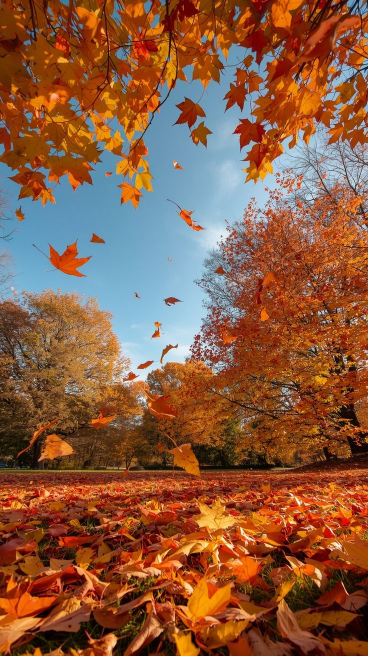
#> input picture Images/autumn.jpg, 736 x 1311 px (shown at 1/2 size)
$ python -i vision.py   (imports and definitions only)
#> lines starting #> are read from the running program, lines starting #| are printed output that depends on the picture
import cv2
import numpy as np
from PIL import Image
from sklearn.cluster import KMeans
from dataclasses import dataclass


@dataclass
class ColorPalette:
    colors_hsv: np.ndarray
    colors_hex: list[str]
    weights: np.ndarray
    dominant: np.ndarray


def load_image(path: str, max_dim: int = 300) -> np.ndarray:
#> called with path = 'Images/autumn.jpg', max_dim = 300
    img = cv2.imread(path)
#> img is the input picture: shape (1311, 736, 3); mean B, G, R 63.6, 90.4, 138.2
    if img is None:
        pil = Image.open(path).convert("RGB")
        img = cv2.cvtColor(np.array(pil), cv2.COLOR_RGB2BGR)
    h, w = img.shape[:2]
#> h = 1311; w = 736
    scale = max_dim / max(h, w)
#> scale = 0.229
    if scale < 1.0:
        img = cv2.resize(img, (int(w * scale), int(h * scale)), interpolation=cv2.INTER_AREA)
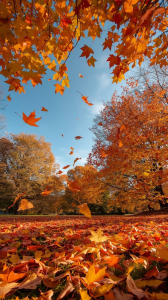
#> img: shape (300, 168, 3); mean B, G, R 63.6, 90.4, 138.2
    return img


def extract_palette(image_path: str, k: int = 5) -> ColorPalette:
    img_bgr = load_image(image_path)
    img_hsv = cv2.cvtColor(img_bgr, cv2.COLOR_BGR2HSV)
#> img_hsv: shape (300, 168, 3); mean H, S, V 32.1, 176.9, 151.5

    pixels = img_hsv.reshape(-1, 3).astype(np.float32)
    pixels_norm = pixels / np.array([179.0, 255.0, 255.0])

    kmeans = KMeans(n_clusters=k, n_init=10, random_state=42)
    labels = kmeans.fit_predict(pixels_norm)

    centers = kmeans.cluster_centers_
    counts = np.bincount(labels, minlength=k).astype(float)
#> counts = [17841, 11142, 7207, 8924, 5286]
    weights = counts / counts.sum()
#> weights = [0.354, 0.221, 0.143, 0.177, 0.105]

    order = np.argsort(-weights)
#> order = [0, 1, 3, 2, 4]
    centers = centers[order]
#> centers = [[0.0555, 0.88, 0.536], [0.598, 0.327, 0.742], [0.0697, 0.848, 0.796], [0.0613, 0.804, 0.274], [0.0585, 0.432, 0.575]]
    weights = weights[order]
#> weights = [0.354, 0.221, 0.177, 0.143, 0.105]

    dominant = np.average(centers, axis=0, weights=weights)
#> dominant = [0.179, 0.694, 0.594]

    hex_codes = []
    for c in centers:
        hsv_cv = (c * np.array([179.0, 255.0, 255.0])).astype(np.uint8)
        rgb = cv2.cvtColor(np.array([[hsv_cv]], dtype=np.uint8), cv2.COLOR_HSV2RGB)[0][0]
        hex_codes.append("#{:02X}{:02X}{:02X}".format(*rgb))
#> this loop made 5 passes
#> (c, hsv_cv, rgb) on passes 1 to 5: ([0.0555, 0.88, 0.536], [9, 224, 136], [136, 52, 17]), ([0.598, 0.327, 0.742], [107, 83, 189], [127, 154, 189]), ([0.0697, 0.848, 0.796], [12, 216, 203], [203, 100, 31]), ([0.0613, 0.804, 0.274], [10, 204, 69], [69, 32, 14]), ([0.0585, 0.432, 0.575], [10, 110, 146], [146, 104, 83])
#> after the loop, hex_codes = ['#883411', '#7F9ABD', '#CB641F', '#45200E', '#926853']

    return ColorPalette(
        colors_hsv=centers,
        colors_hex=hex_codes,
        weights=weights,
        dominant=dominant,
    )

>>> result = extract_palette('Images/autumn.jpg')

$ run again, on Images/rainy_day.jpg
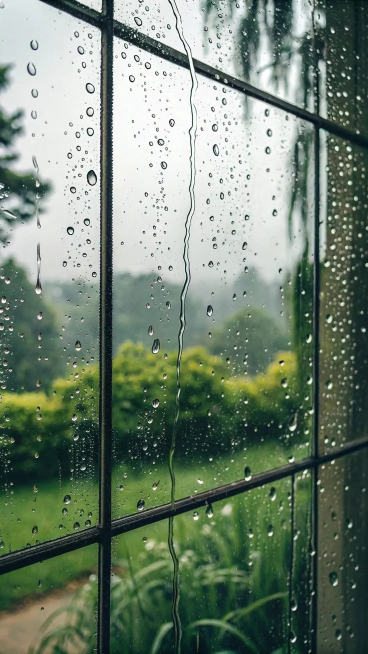
#> input picture Images/rainy_day.jpg, 736 x 1308 px (shown at 1/2 size)
#> in load_image, img is the input picture: shape (1308, 736, 3); mean B, G, R 113, 130, 113.1
#> in load_image, `img = cv2.resize(img, (int(w * scale), int(h * scale)), interpolation=..`:
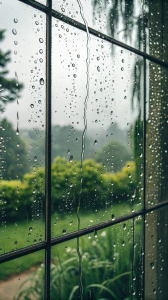
#> img: shape (300, 168, 3); mean B, G, R 113, 130, 113.1
#> img_hsv: shape (300, 168, 3); mean H, S, V 66.1, 71.1, 130.4
#> counts = [10884, 13416, 10002, 8860, 7238]
#> in extract_palette, `weights = counts / counts.sum()`: weights = [0.216, 0.266, 0.198, 0.176, 0.144]
#> order = [1, 0, 2, 3, 4]
#> centers = [[0.366, 0.022, 0.902], [0.367, 0.277, 0.312], [0.464, 0.566, 0.183], [0.246, 0.468, 0.481], [0.398, 0.128, 0.581]]
#> in extract_palette, `weights = weights[order]`: weights = [0.266, 0.216, 0.198, 0.176, 0.144]
#> dominant = [0.369, 0.279, 0.512]
#> the loop in extract_palette, `for c in centers:` made 5 passes
#> (c, hsv_cv, rgb) on passes 1 to 5: ([0.366, 0.022, 0.902], [65, 5, 230], [225, 230, 226]), ([0.367, 0.277, 0.312], [65, 70, 79], [57, 79, 61]), ([0.464, 0.566, 0.183], [83, 144, 46], [20, 46, 40]), ([0.246, 0.468, 0.481], [44, 119, 122], [95, 122, 65]), ([0.398, 0.128, 0.581], [71, 32, 148], [129, 148, 136])
#> after the loop in extract_palette, `for c in centers:`: hex_codes = ['#E1E6E2', '#394F3D', '#142E28', '#5F7A41', '#819488']

$ run again, on Images/swag.jpg
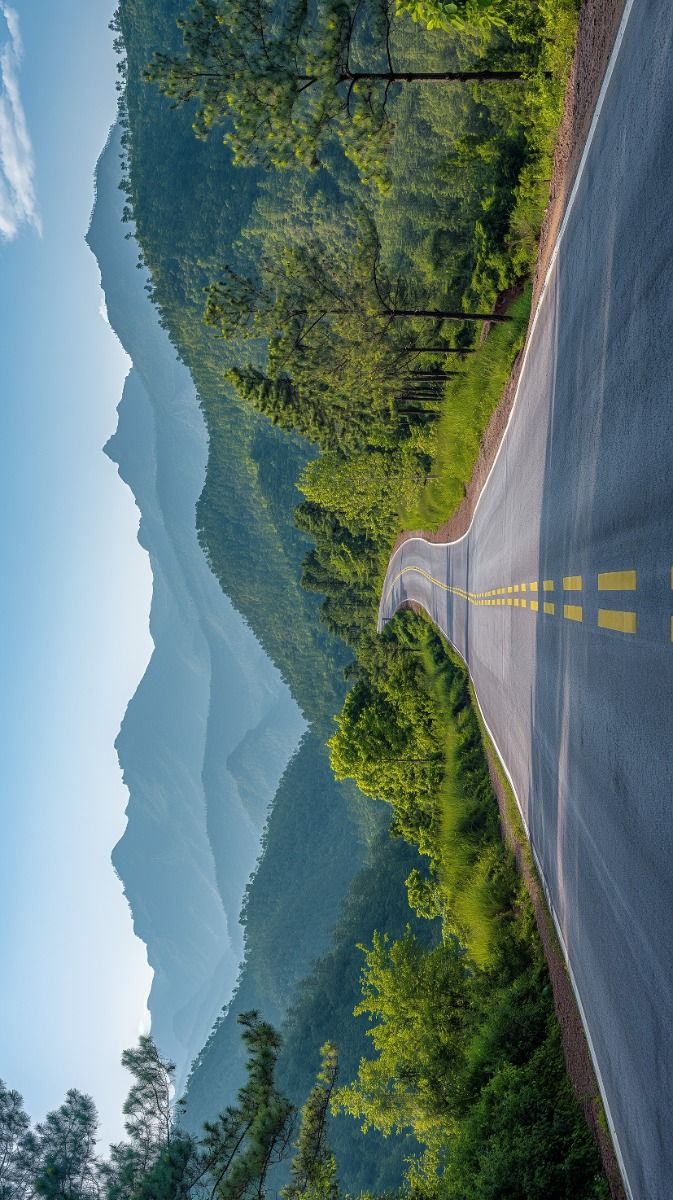
#> input picture Images/swag.jpg, 673 x 1200 px
#> in load_image, img is the input picture: shape (1200, 673, 3); mean B, G, R 114.6, 116.9, 94.4
#> in load_image, `img = cv2.resize(img, (int(w * scale), int(h * scale)), interpolation=..`:
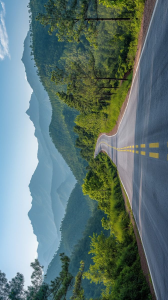
#> img: shape (300, 168, 3); mean B, G, R 114.6, 116.9, 94.4
#> img_hsv: shape (300, 168, 3); mean H, S, V 82.9, 96.3, 128.6
#> counts = [8895, 8209, 8115, 8315, 16866]
#> in extract_palette, `weights = counts / counts.sum()`: weights = [0.176, 0.163, 0.161, 0.165, 0.335]
#> order = [4, 0, 3, 1, 2]
#> centers = [[0.561, 0.398, 0.398], [0.265, 0.318, 0.327], [0.614, 0.16, 0.843], [0.564, 0.359, 0.719], [0.223, 0.644, 0.353]]
#> in extract_palette, `weights = weights[order]`: weights = [0.335, 0.176, 0.165, 0.163, 0.161]
#> dominant = [0.463, 0.378, 0.504]
#> the loop in extract_palette, `for c in centers:` made 5 passes
#> (c, hsv_cv, rgb) on passes 1 to 5: ([0.561, 0.398, 0.398], [100, 101, 101], [61, 88, 101]), ([0.265, 0.318, 0.327], [47, 81, 83], [68, 83, 57]), ([0.614, 0.16, 0.843], [109, 40, 215], [181, 194, 215]), ([0.564, 0.359, 0.719], [100, 91, 183], [118, 161, 183]), ([0.223, 0.644, 0.353], [39, 164, 90], [73, 90, 32])
#> after the loop in extract_palette, `for c in centers:`: hex_codes = ['#3D5865', '#445339', '#B5C2D7', '#76A1B7', '#495A20']
